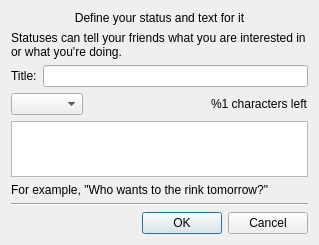
<?xml version="1.0" encoding="UTF-8"?>
<ui version="4.0">
 <class>CustomStatusDialogClass</class>
 <widget class="QDialog" name="CustomStatusDialogClass">
  <property name="geometry">
   <rect>
    <x>0</x>
    <y>0</y>
    <width>319</width>
    <height>240</height>
   </rect>
  </property>
  <property name="windowTitle">
   <string>My Status</string>
  </property>
  <layout class="QVBoxLayout" name="verticalLayout">
   <item>
    <widget class="QLabel" name="lblCaption">
     <property name="text">
      <string>Define your status and text for it</string>
     </property>
     <property name="alignment">
      <set>Qt::AlignCenter</set>
     </property>
     <property name="wordWrap">
      <bool>true</bool>
     </property>
    </widget>
   </item>
   <item>
    <widget class="QLabel" name="lblInfo">
     <property name="text">
      <string>Statuses can tell your friends what you are interested in or what you're doing.</string>
     </property>
     <property name="wordWrap">
      <bool>true</bool>
     </property>
    </widget>
   </item>
   <item>
    <layout class="QHBoxLayout" name="horizontalLayout_2">
     <item>
      <widget class="QLabel" name="lblStatusName">
       <property name="text">
        <string>Title:</string>
       </property>
      </widget>
     </item>
     <item>
      <widget class="QLineEdit" name="lneStatusName"/>
     </item>
    </layout>
   </item>
   <item>
    <layout class="QHBoxLayout" name="horizontalLayout">
     <item>
      <widget class="QComboBox" name="cmbStatusShow"/>
     </item>
     <item>
      <spacer name="horizontalSpacer">
       <property name="orientation">
        <enum>Qt::Horizontal</enum>
       </property>
       <property name="sizeHint" stdset="0">
        <size>
         <width>40</width>
         <height>20</height>
        </size>
       </property>
      </spacer>
     </item>
     <item>
      <widget class="QLabel" name="lblCharsLeft">
       <property name="text">
        <string notr="true">%1 characters left</string>
       </property>
       <property name="textFormat">
        <enum>Qt::RichText</enum>
       </property>
      </widget>
     </item>
    </layout>
   </item>
   <item>
    <widget class="QPlainTextEdit" name="pteStatusText"/>
   </item>
   <item>
    <widget class="QLabel" name="lblExample">
     <property name="text">
      <string>For example, &quot;Who wants to the rink tomorrow?&quot;</string>
     </property>
    </widget>
   </item>
   <item>
    <widget class="Line" name="line">
     <property name="orientation">
      <enum>Qt::Horizontal</enum>
     </property>
    </widget>
   </item>
   <item>
    <widget class="QDialogButtonBox" name="dbbButtons">
     <property name="standardButtons">
      <set>QDialogButtonBox::Cancel|QDialogButtonBox::Ok</set>
     </property>
    </widget>
   </item>
  </layout>
 </widget>
 <layoutdefault spacing="6" margin="11"/>
 <resources/>
 <connections/>
</ui>
